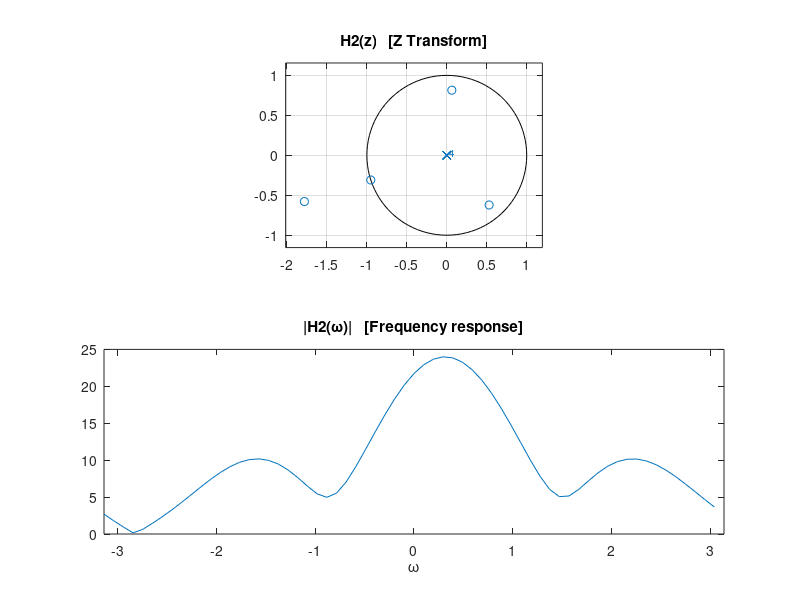
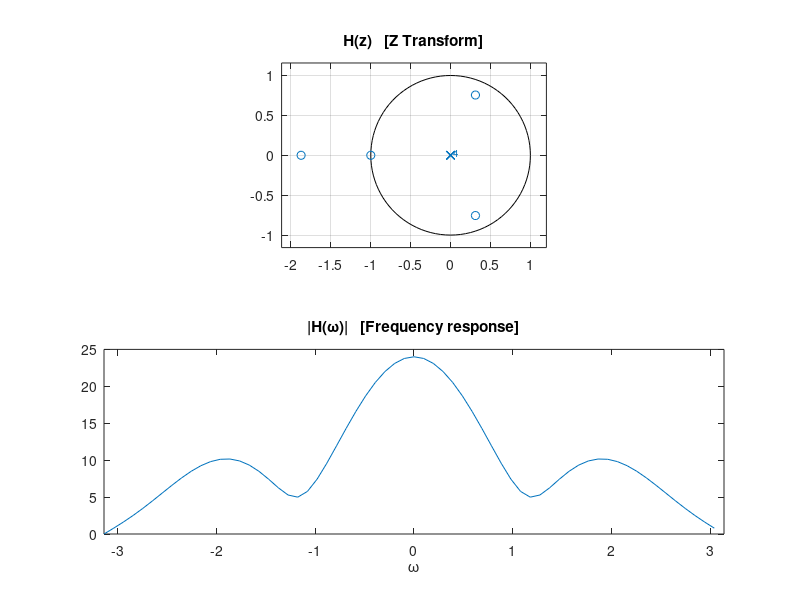

Source code (MATLAB) for these figures, in order:
%% demo02: Modulation property of Z-transform and DTFT
% Example using FIR filter

%% Define FIR filter

h = [4 9 3 3 5];
N = length(h);
n = 0:N-1;

figure(1)
clf
subplot(2, 1, 1)
zplane(h)
title('H(z)   [Z Transform]')

subplot(2, 1, 2)
stem(n, h, 'filled')
title('h(n)')
xlim([-1 N])

%%

Nfft = 64;
H = fft(h, Nfft);
f = (0:Nfft-1)/Nfft;
om = 2*pi*f;

figure(1)
clf
subplot(2, 1, 1)
zplane(h)
title('H(z)   [Z Transform]')

subplot(2, 1, 2)
plot(om, abs(H))
title('|H(\omega)|   [Frequency response]')
xlabel('\omega')
xlim([0 2*pi])

%% Plot over [-pi, pi]  instead of over [0, 2 pi]

figure(1)
clf
subplot(2, 1, 1)
zplane(h)
title('H(z)   [Z Transform]')

subplot(2, 1, 2)
plot(om - pi, fftshift(abs(H)))
title('|H(\omega)|   [Frequency response]')
xlabel('\omega')
xlim([-pi pi])


%% Modulation
% Complex exponential modulation

I = sqrt(-1);
h2 = h .* exp( I * 0.1 * pi * n );   % h2 is complex !
% How does this change the pole-zero diagram and frequency response

H2 = fft(h2, Nfft);

figure(2)
clf
subplot(2, 1, 1)
zplane(h2)
title('H2(z)   [Z Transform]')

subplot(2, 1, 2)
plot(om - pi, fftshift(abs(H2)))
title('|H2(\omega)|   [Frequency response]')
xlabel('\omega')
xlim([-pi pi])

print -dpdf demo02

%%
% The pole-zero diagram rotates and the frequency response shifts (why?)

%% Does this work for an IIR filter (recursive filter)?
% See next example...



